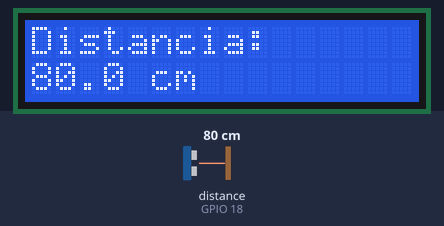
A program run on a simulated ESP32. On the bench: 16×2 character LCD. Wiring (from diagram.json): ultrasonic range finder: trigger GPIO 5; echo GPIO 18. The inputs (shaded band) are chosen by the test bench; at power-on: distance to the obstacle (sensor on GPIO 18) 80 cm. The echo pulse lasts 58.3 µs per cm; what the program prints to the serial monitor is not drawn.

Above: at 3.2 s.
3.3 s: distance to the obstacle (sensor on GPIO 18) set to 2 cm
At 4.8 s:
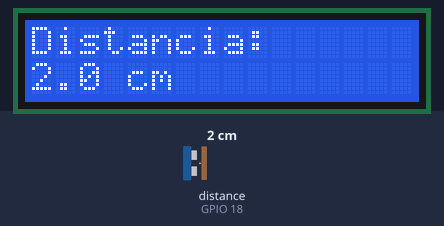
5.1 s: distance to the obstacle (sensor on GPIO 18) set to 4 cm
At 6.0 s:
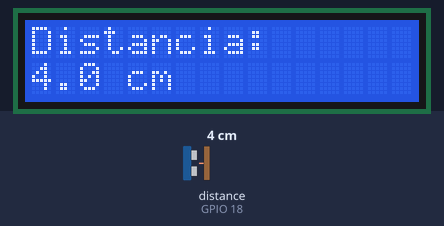
6.7 s: distance to the obstacle (sensor on GPIO 18) set to 9 cm
At 8.1 s:
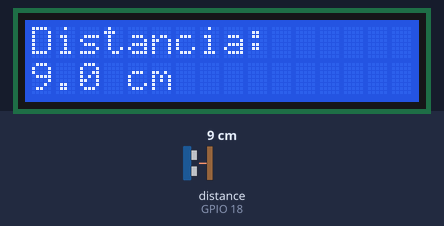
Timing chart, 0 to 9.7 s (numbered marks = the images above; inputs shaded):
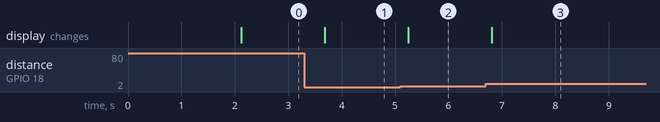

Measured:
- after the input at 3.3 s, the display: changes after 0.39 s (image 1)
- after the input at 5.1 s, the display: changes after 0.15 s (image 2)
- after the input at 6.7 s, the display: changes after 0.11 s (image 3)

The program:

main.cpp
```cpp
#include <Arduino.h>
#include <Wire.h>
#include <LiquidCrystal_I2C.h>

// -----------------------------
// Pines
// -----------------------------
#define TRIG_PIN 5
#define ECHO_PIN 18

#define SDA_PIN 21
#define SCL_PIN 22

// -----------------------------
// LCD
// -----------------------------
#define LCD_ADDRESS 0x27
#define LCD_COLUMNS 16
#define LCD_ROWS 2

LiquidCrystal_I2C lcd(
    LCD_ADDRESS,
    LCD_COLUMNS,
    LCD_ROWS
);

void setup()
{
    Serial.begin(115200);

    pinMode(TRIG_PIN, OUTPUT);
    pinMode(ECHO_PIN, INPUT);

    Wire.begin(SDA_PIN, SCL_PIN);

    lcd.init();
    lcd.backlight();

    lcd.setCursor(0, 0);
    lcd.print("Sensor HC-SR04");

    lcd.setCursor(0, 1);
    lcd.print("Iniciando...");

    delay(2000);

    lcd.clear();
}

void loop()
{
    // Generar pulso ultrasónico
    digitalWrite(TRIG_PIN, LOW);
    delayMicroseconds(2);

    digitalWrite(TRIG_PIN, HIGH);
    delayMicroseconds(10);

    digitalWrite(TRIG_PIN, LOW);

    // Medir tiempo del eco
    long tiempo = pulseIn(
        ECHO_PIN,
        HIGH,
        30000
    );

    // Calcular distancia
    if (tiempo == 0)
    {
        lcd.clear();

        lcd.setCursor(0, 0);
        lcd.print("Distancia:");

        lcd.setCursor(0, 1);
        lcd.print("Fuera de rango");

        Serial.println("Fuera de rango");
    }
    else
    {
        float distancia = tiempo * 0.0343 / 2.0;

        // LCD
        lcd.clear();

        lcd.setCursor(0, 0);
        lcd.print("Distancia:");

        lcd.setCursor(0, 1);
        lcd.print(distancia, 1);
        lcd.print(" cm");

        // Monitor serial
        Serial.print("Distancia: ");
        Serial.print(distancia, 1);
        Serial.println(" cm");
    }

    delay(500);
}
```
